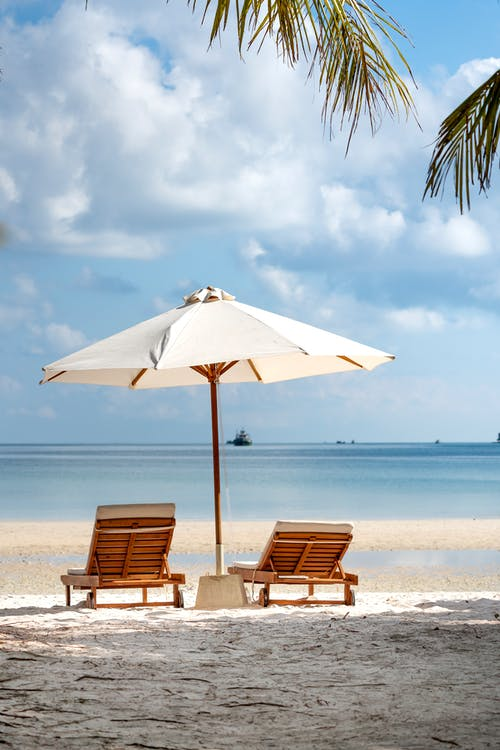
#> input picture image.jpeg, 500 x 750 px, given in place of diya.jpeg, which was not available
$ python script.py image.jpeg
#> lines starting #> are read from the running program, lines starting #| are printed output that depends on the picture; pictures that were not available may be replaced by others from this repository, and a replacement may not be noted
import cv2 as cv
import numpy as np
from PIL import Image
from matplotlib import pyplot as plt
import sys
import turtle

IMAGE_LOC = "diya.jpeg"
IMG_SIZE = 350
CANNY_PARA_1 = 100
CANNY_PARA_2 = 300
FONT_SIZE = 8
SCREEN_BG = "black"
PEN_COLOR = "white"
FONT = "Courier"
FONT_STYLE = "normal"

img = cv.imread(IMAGE_LOC,0)
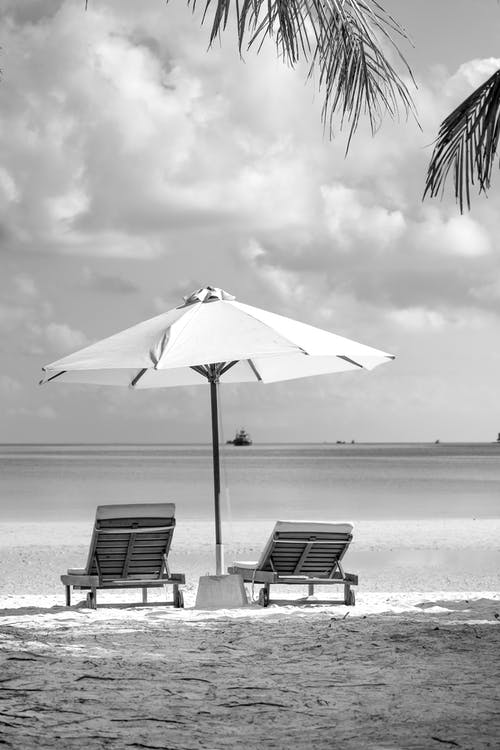
#> img: shape (750, 500); min 0, max 255, mean 176.2
img = cv.resize(img, (IMG_SIZE, IMG_SIZE))
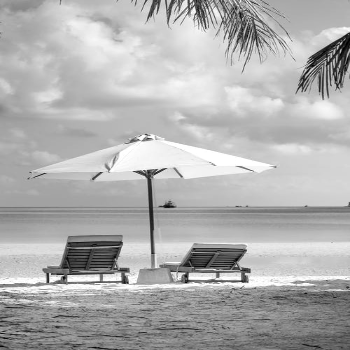
#> img: shape (350, 350); min 0, max 255, mean 176.1
edges = cv.Canny(img, CANNY_PARA_1, CANNY_PARA_2)
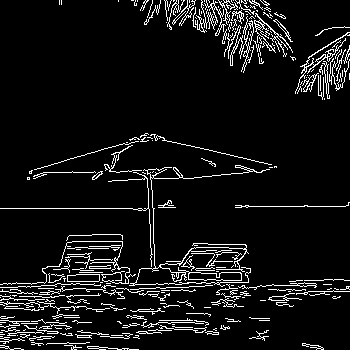
#> edges: shape (350, 350); 7.6% white in thin lines or dots

vertical = np.array([[[1,0,0],[1,0,0],[1,0,0]], [[0,1,0],[0,1,0],[0,1,0]], [[0,0,1],[0,0,1],[0,0,1]]])
hor = np.array([[[1,1,1],[0,0,0],[0,0,0]], [[0,0,0],[1,1,1],[0,0,0]], [[0,0,0],[0,0,0],[1,1,1]]])
for_slash = np.array([[[0,1,0],[1,0,0],[0,0,0]], [[0,0,1],[0,1,0],[1,0,0]], [[0,0,0],[0,0,1],[0,1,0]]])
back_slash = np.array([[[0,1,0],[0,0,1],[0,0,0]], [[1,0,0],[0,1,0],[0,0,1]], [[0,0,0],[1,0,0],[0,1,0]]])
plus = np.array([[[1,1,1],[1,0,0],[1,0,0]],[[0,1,0],[1,1,1],[0,1,0]],[[0,0,1],[0,0,1],[1,1,1]]])
cross = np.array([[[1,1,0],[1,1,0],[0,0,1]],[[1,0,1],[0,1,0],[1,0,1]],[[1,0,0],[0,1,1],[0,1,1]]])

kernel_list = np.array([vertical, hor, for_slash, back_slash, plus, cross])
char_list = ["|", "-", "/", "\\", "+", "x", " "]

def convolve_and_place_char(img: np.array, kernel_list: np.array) -> list:
    k = kernel_list[0].shape[0]
    k_ = 3

    convolved_chars = []

    for i in range(0,img.shape[0],k_):
        convolve_vals = []
        for j in range(0,img.shape[0],k_):
            if((img.shape[0]-i)>=k and (img.shape[0]-j)>=k):
                mat = img[i:i+k, j:j+k]

                max_val = 0
                max_ind = len(char_list)-1
                for x in range(kernel_list.shape[0]):
                    for y in range(3):
                        conv_val = np.sum(np.multiply(mat, kernel_list[x,y]))
                    if(conv_val>max_val):
                        max_val = conv_val
                        max_ind = x

                convolve_vals.append(char_list[max_ind])
            else:
                continue
        convolved_chars.append(convolve_vals)
#> after the loop, convolved_chars = 117 items

    return convolved_chars

conv_chars = convolve_and_place_char(edges, kernel_list)
#> conv_chars = 117 items

method = sys.argv[1]

if method=="turtle":
    turtle.Screen().setup(width = 1.0, height = 1.0)
    turtle.Screen().bgcolor("black")
    turtle.pencolor("white")
    turtle.penup()
    turtle.setpos((-1*IMG_SIZE,int(1.325*IMG_SIZE)))
    turtle.speed(1)
    for x in conv_chars:
        line = ''.join(x)
        turtle.pendown()
        turtle.write(line, font=(FONT, FONT_SIZE, FONT_STYLE))
        turtle.penup()
        turtle.goto(-1*IMG_SIZE, turtle.ycor() - FONT_SIZE)
    turtle.done()

elif method=="text":
    plt.subplot(121),plt.imshow(img,cmap = 'gray')
    plt.title('Original Image'), plt.xticks([]), plt.yticks([])
    plt.subplot(122),plt.imshow(edges,cmap = 'gray')
    plt.title('Edge Image'), plt.xticks([]), plt.yticks([])
    plt.show()
    sys.stdout = open("output.txt", "w+")
    for x in conv_chars:
        print(''.join(x))
    sys.stdout.close()
